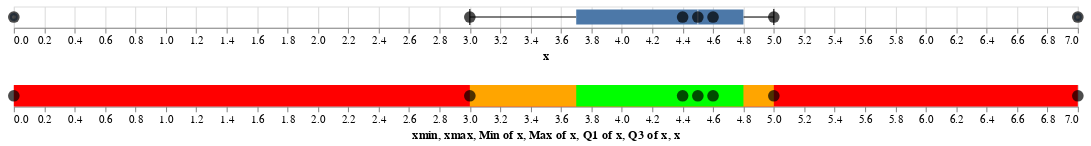

Notebook cell for this chart:
### Code cell
values =  [0, 3, 4.4, 4.5, 4.6, 5, 7]
df = pd.DataFrame({'x': values})

points = alt.Chart(df).mark_circle(color='black', size=120).encode(
    x=alt.X('x:Q', scale=alt.Scale(zero=False)),
)

boxplot = alt.Chart(df).mark_boxplot(ticks=True, extent=1.5, outliers=True).encode(
    x='x:Q',
)

iqr = alt.Chart(df).mark_rect(color='lime').encode(
    x='q1(x):Q',
    x2='q3(x):Q'
)

whiskers = alt.Chart(df).mark_rect(color='orange').transform_joinaggregate(
    q1='q1(x)',
    q3='q3(x)',
).transform_calculate(
    iqr='datum.q3 - datum.q1'
).transform_filter(
    # VL concatenates these strings so we can split
    # them on two lines to improve readability
    'datum.x < (datum.q3 + datum.iqr * 1.5)'
    '&& datum.x > (datum.q1 - datum.iqr * 1.5)'
).encode(
    x='min(x)',
    x2='max(x)',
)

minmax = alt.Chart(df).mark_rect(color='red').transform_aggregate(
    xmin='min(x)',
    xmax='max(x)'
).encode(
    x='xmin:Q',
    x2='xmax:Q',
).properties(width=1000)


((boxplot + points) & (minmax + whiskers + iqr + points)).resolve_scale(x='shared')

### Figure 1 — Vega-Lite specification as saved in the notebook (floating-point values rounded to 4 significant figures)
{"config": {"view": {"continuousWidth": 300, "continuousHeight": 300}}, "vconcat": [{"layer": [{"mark": {"type": "boxplot", "extent": 1.5, "outliers": true, "ticks": true}, "encoding": {"x": {"field": "x", "type": "quantitative"}}}, {"mark": {"type": "circle", "color": "black", "size": 120}, "encoding": {"x": {"field": "x", "scale": {"zero": false}, "type": "quantitative"}}}]}, {"layer": [{"mark": {"type": "rect", "color": "red"}, "encoding": {"x": {"field": "xmin", "type": "quantitative"}, "x2": {"field": "xmax"}}, "transform": [{"aggregate": [{"op": "min", "field": "x", "as": "xmin"}, {"op": "max", "field": "x", "as": "xmax"}]}]}, {"mark": {"type": "rect", "color": "orange"}, "encoding": {"x": {"aggregate": "min", "field": "x", "type": "quantitative"}, "x2": {"aggregate": "max", "field": "x"}}, "transform": [{"joinaggregate": [{"op": "q1", "field": "x", "as": "q1"}, {"op": "q3", "field": "x", "as": "q3"}]}, {"calculate": "datum.q3 - datum.q1", "as": "iqr"}, {"filter": "datum.x < (datum.q3 + datum.iqr * 1.5)&& datum.x > (datum.q1 - datum.iqr * 1.5)"}]}, {"mark": {"type": "rect", "color": "lime"}, "encoding": {"x": {"aggregate": "q1", "field": "x", "type": "quantitative"}, "x2": {"aggregate": "q3", "field": "x"}}}, {"mark": {"type": "circle", "color": "black", "size": 120}, "encoding": {"x": {"field": "x", "scale": {"zero": false}, "type": "quantitative"}}}], "width": 1000}], "data": {"name": "data-6df999a916b754e5388a94d4707f96bd"}, "resolve": {"scale": {"x": "shared"}}, "$schema": "https://vega.github.io/schema/vega-lite/v5.20.1.json", "datasets": {"data-6df999a916b754e5388a94d4707f96bd": [{"x": 0.0}, {"x": 3.0}, {"x": 4.4}, {"x": 4.5}, {"x": 4.6}, {"x": 5.0}, {"x": 7.0}]}}
